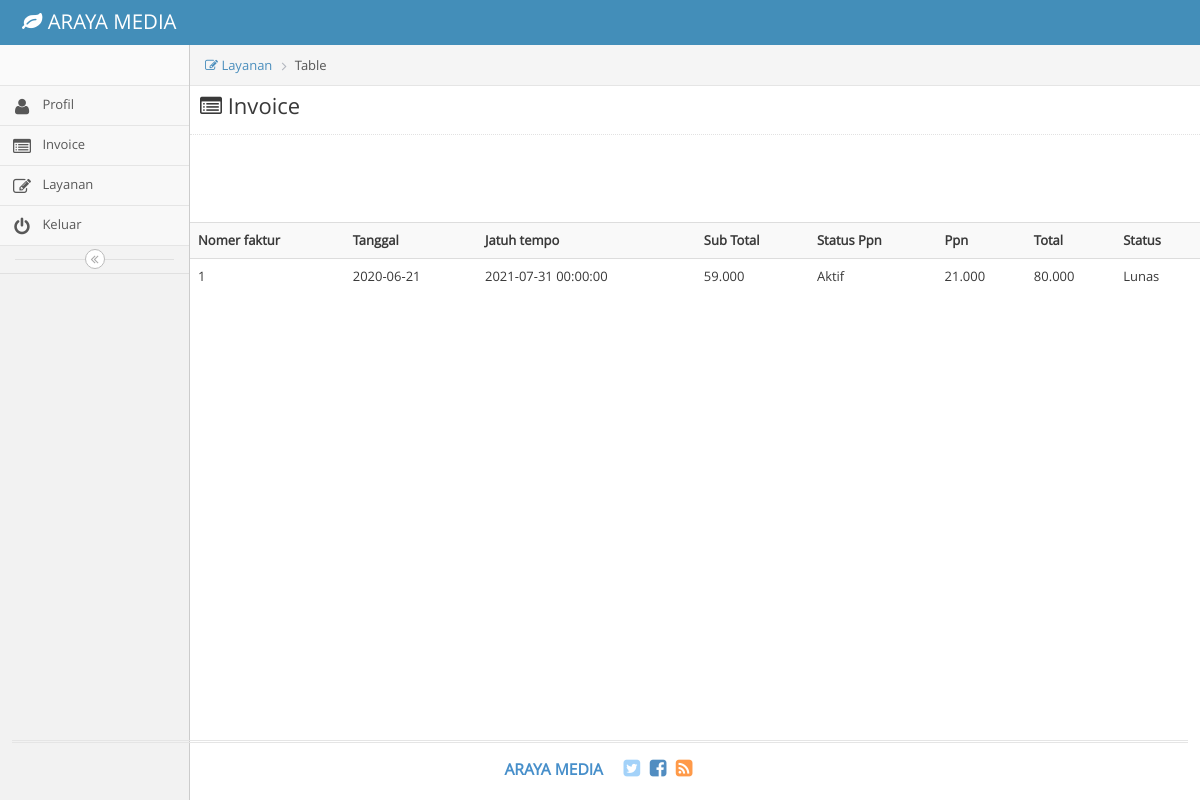
/index.php/invoice_customer, run on an earlier commit of the app's database.
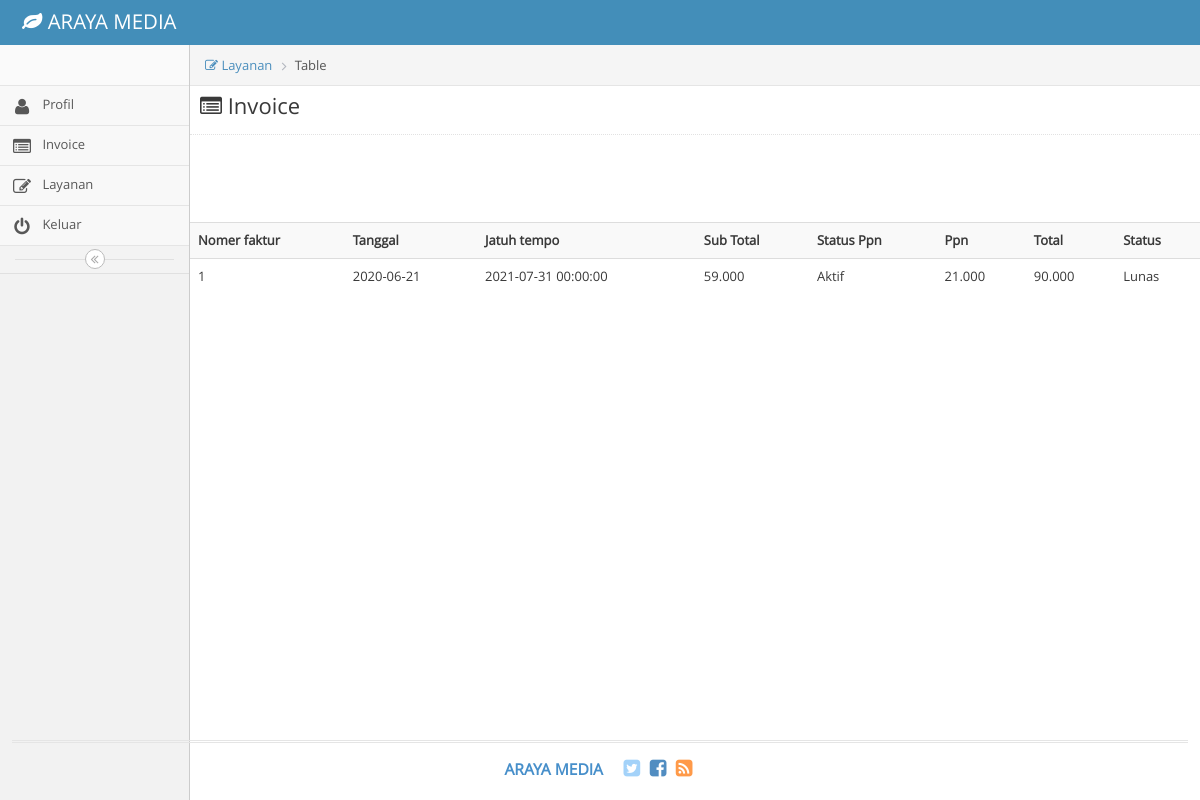
And on a later commit of the database.
### tables this page shows
CREATE TABLE `invoice` (
  `No_Faktur` int(11) NOT NULL,
  `id_Customer` int(11) DEFAULT NULL,
  `id_Karyawan` int(11) DEFAULT NULL,
  `id_Detail_Invoice` int(11) DEFAULT NULL,
  `Tanggal` date DEFAULT NULL,
  `Tgl_JatuhTempo` datetime DEFAULT NULL,
  `Sub_Total` varchar(45) DEFAULT NULL,
  `Status_Ppn` varchar(45) DEFAULT NULL,
  `Ppn` varchar(45) DEFAULT NULL,
  `Total` varchar(45) DEFAULT NULL,
  `Status_Lunas` varchar(45) DEFAULT NULL
);

### application/controllers/invoice_customer.php (called while the page is built, shortened)
<?php
class invoice_customer extends CI_Controller {
	public function index()
	{
		$this->load->view('invoice_customer');
	}
}

### index.php (called while the page is built, shortened)
<?php
require_once BASEPATH.'core/CodeIgniter.php';

### application/views/invoice_customer.php (the view, shortened to what this page needs)
<!DOCTYPE html>
<html lang="en">
	<head>
		<link rel="stylesheet" href="<?php echo base_url()?>assets/css/bootstrap.min.css" />
		<link rel="stylesheet" href="<?php echo base_url()?>assets/font-awesome/4.5.0/css/font-awesome.min.css" />
		<link rel="stylesheet" href="<?php echo base_url()?>assets/css/ace.min.css" class="ace-main-stylesheet" id="main-ace-style" />
		<link rel="stylesheet" href="<?php echo base_url()?>assets/css/ace-skins.min.css" />
		<link rel="stylesheet" href="<?php echo base_url()?>assets/css/ace-rtl.min.css" />
	</head>
	<body class="no-skin">
		<div id="navbar" class="navbar navbar-default          ace-save-state">
			<div class="navbar-container ace-save-state" id="navbar-container">
				<div class="navbar-header pull-left">
					<a href="profil" class="navbar-brand">
						<small>
							<i class="fa fa-leaf"></i>
							ARAYA MEDIA
						</small>
					</a>
				</div>
			</div>
		</div>
		<div class="main-container ace-save-state" id="main-container">
			<div id="sidebar" class="sidebar                  responsive                    ace-save-state">
				<div class="sidebar-shortcuts" id="sidebar-shortcuts">
				</div>
				<ul class="nav nav-list">
					<li class="">
						<a href="<?php echo base_url("index.php/Profil_customer")?>">
							<i class="menu-icon fa fa-user"></i>
							<span class="menu-text">
								Profil
							</span>
						</a>
					</li>
					<li class="">
						<a href="<?php echo base_url("index.php/invoice_customer")?>">
							<i class="menu-icon fa fa-list-alt"></i>
							<span class="menu-text">
								Invoice
							</span>
						</a>
					</li>
					<li class="">
						<a href="<?php echo base_url("index.php/layanan_customer")?>">
							<i class="menu-icon fa fa-pencil-square-o"></i>
							<span class="menu-text">
								Layanan
							</span>
						</a>
					</li>
					<li class="">
						<a href="<?php echo base_url("index.php/login")?>">
							<i class="menu-icon fa fa-power-off"></i>
							<span class="menu-text">
								Keluar
							</span>
						</a>
					</li>
				</ul>
				<div class="sidebar-toggle sidebar-collapse" id="sidebar-collapse">
					<i id="sidebar-toggle-icon" class="ace-icon fa fa-angle-double-left ace-save-state" data-icon1="ace-icon fa fa-angle-double-left" data-icon2="ace-icon fa fa-angle-double-right"></i>
				</div>
			</div>
			<div class="main-content">
				<div class="main-content-inner">
					<div class="breadcrumbs ace-save-state" id="breadcrumbs">
						<ul class="breadcrumb">
						<li><a href=""><i class="menu-icon fa fa-pencil-square-o"></i> Layanan</li></a>
              			<li><i class="icon_document_alt"></i>Table</li>
						</ul>
					</div>
							<h3 class="page-header"><i class="menu-icon fa fa-list-alt" style="margin-left: 10px"></i> Invoice</h3>
					<section class="wrapper">
						<table class="table table-striped table-advance table-hover">
					                <tbody>
					                  <tr>
					                    <th><i class="icon_profile"></i>Nomer faktur</th>
					                  	<th><i class="icon_profile"></i>Tanggal</th>
					                    <th><i class="icon_mail_alt"></i>Jatuh tempo</th>
					                    <th><i class="icon_calendar"></i>Sub Total</th>
					                    <th><i class="icon_profile"></i>Status Ppn</th>
					                  	<th><i class="icon_profile"></i>Ppn</th>
					                    <th><i class="icon_mail_alt"></i>Total</th>
					                    <th><i class="icon_calendar"></i>Status</th>
					                  </tr>
					                  <?php
								include ('koneksi.php');
								$sql='select * from invoice';
								$ambil=mysqli_query($konek,$sql);
								while($data=mysqli_fetch_array($ambil)){
								echo "<tr>";
								echo "<td>".$data['No_Faktur']."</td>";
								echo "<td>".$data['Tanggal']."</td>";
								echo "<td>".$data['Tgl_JatuhTempo']."</td>";
								echo "<td>".$data['Sub_Total']."</td>";
								echo "<td>".$data['Status_Ppn']."</td>";
								echo "<td>".$data['Ppn']."</td>";
								echo "<td>".$data['Total']."</td>";
								echo "<td>".$data['Status_Lunas']."</td>";
								echo "</tr>";
								}
								?>
					</section>
											</div>
										</div>
									</div>
			<div class="footer">
				<div class="footer-inner">
					<div class="footer-content">
						<span class="bigger-120">
							<span class="blue bolder">ARAYA MEDIA </span>
						</span>
						<span class="action-buttons">
							<a href="#">
								<i class="ace-icon fa fa-twitter-square light-blue bigger-150"></i>
							</a>
							<a href="#">
								<i class="ace-icon fa fa-facebook-square text-primary bigger-150"></i>
							</a>
							<a href="#">
								<i class="ace-icon fa fa-rss-square orange bigger-150"></i>
							</a>
						</span>
					</div>
				</div>
			</div>
	</body>
</html>

What changed in the data, as far as the page shows it:
changed invoice "Aktif": Total "80.000" → "90.000"
